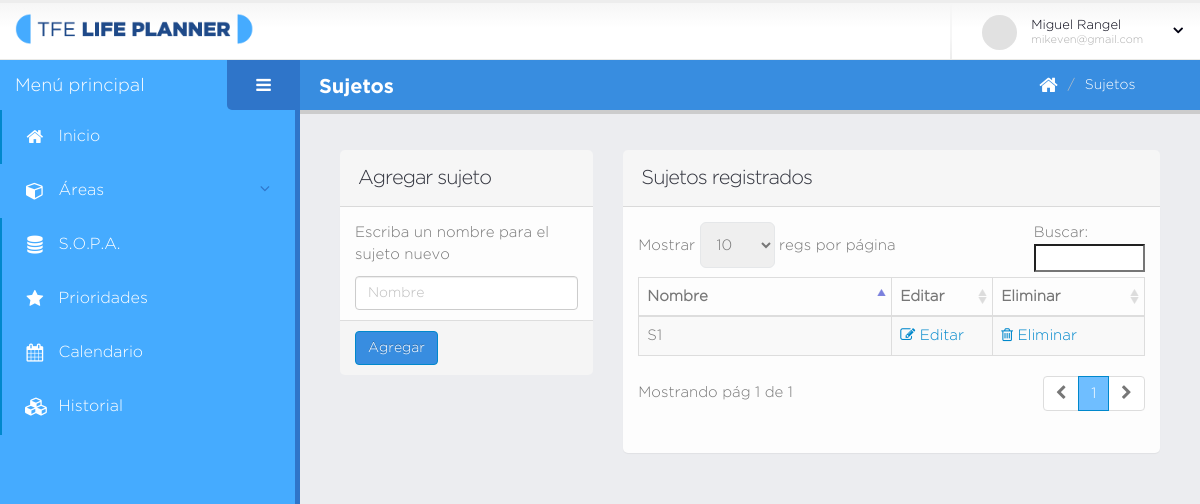
Page /sujetos.php (signed in) on the earlier database version.
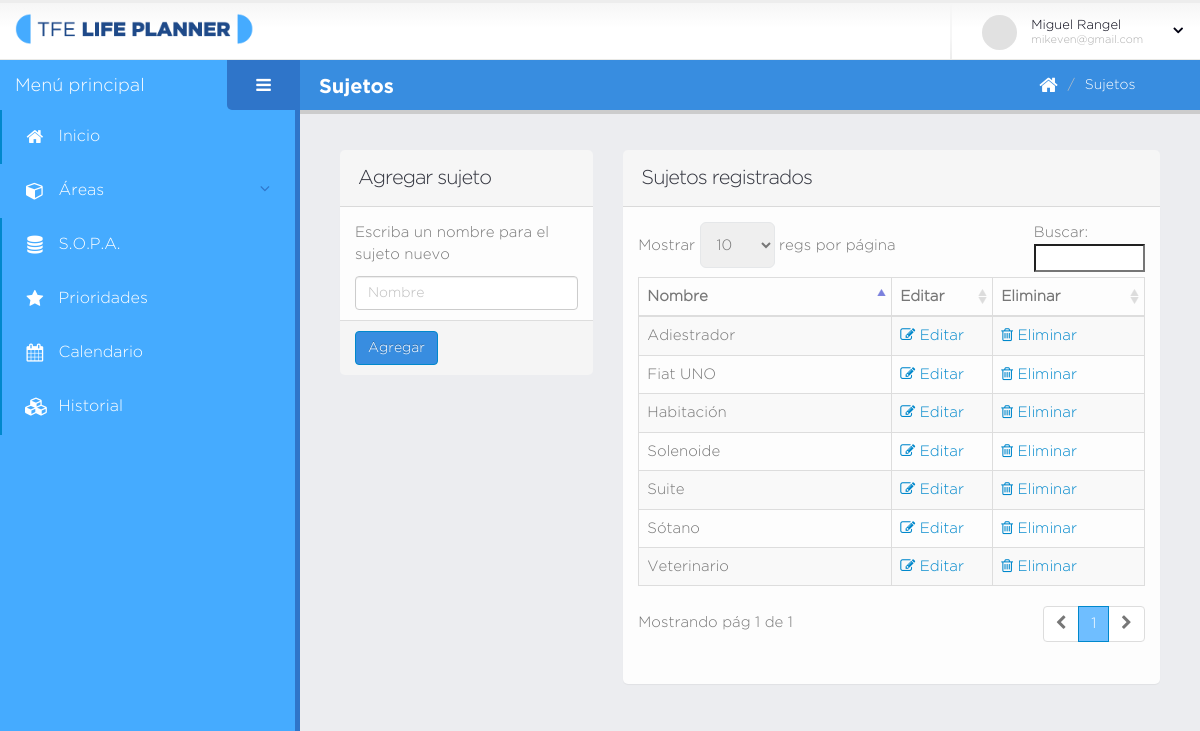
Same page on the later database version.
### tables this page shows
CREATE TABLE `sujeto` (
  `id` int(11) NOT NULL,
  `nombre` varchar(140) NOT NULL,
  `creado` datetime DEFAULT NULL,
  `modificado` datetime DEFAULT NULL,
  `usuario_id` int(11) NOT NULL
);

### database/data-sujeto.php (called while the page is built, shortened)
<?php
	function obtenerListaSujetos( $dbh, $idu ){
		$q = "select * from sujeto where usuario_id = $idu";
		return obtenerListaRegistros( mysqli_query( $dbh, $q ) );
	}
?>

### database/bd.php (called while the page is built, shortened)
<?php
	function obtenerListaRegistros( $data ){
		$lista_c = array();
		if( $data ){
			while( $c = mysqli_fetch_array( $data ) ){
				$lista_c[] = $c;
			}
		}
		return $lista_c;
	}
?>

### sujetos.php (the view, shortened to what this page needs)
<?php
    include( "database/bd.php" );
    include( "database/data-acceso.php" );
    include( "database/data-sujeto.php" );
    $titulo_pagina = "Sujetos";
    $idu = $_SESSION["user"]["id"];
    $sujetos = obtenerListaSujetos( $dbh, $idu );
?>
<!doctype html>
<html class="fixed">
	<head>
		<link rel="stylesheet" href="assets/vendor/bootstrap/css/bootstrap.css" />
		<link rel="stylesheet" href="assets/vendor/font-awesome/css/font-awesome.css" />
		<link rel="stylesheet" href="assets/vendor/magnific-popup/magnific-popup.css" />
		<link rel="stylesheet" href="assets/vendor/bootstrap-datepicker/css/datepicker3.css" />
		<link rel="stylesheet" href="assets/vendor/pnotify/pnotify.custom.css" />
		<link rel="stylesheet" href="assets/vendor/select2/select2.css" />
		<link rel="stylesheet" href="assets/vendor/jquery-datatables-bs3/assets/css/datatables.css" />
		<link rel="stylesheet" href="assets/stylesheets/theme.css" />
		<link rel="stylesheet" href="assets/stylesheets/skins/default.css" />
		<link rel="stylesheet" href="assets/stylesheets/theme-custom.css">
	</head>
	<body>
		<section class="body">
			<?php include( "secciones/header.php" ); ?>
			<div class="inner-wrapper">
				<?php include( "secciones/navegacion.php" ); ?>
				<section role="main" class="content-body">
					<?php include( "secciones/titulo_pagina.php" ); ?>
					<div class="row">
						<div class="col-md-4 col-sm-6 col-xs-12">
							<section class="panel">
								<form id="frm-nuevo-sujeto" class="form-horizontal">
									<header class="panel-heading">
										<h2 class="panel-title">Agregar sujeto</h2>
									</header>
									<div class="panel-body">
										<p class="p_inst">Escriba un nombre para el sujeto nuevo</p>
										<div class="row form-group">
											<div class="col-lg-12">
												<input type="text" name="nombre" placeholder="Nombre" class="form-control" required>
											</div>
										</div>
									</div>
									<footer class="panel-footer">
										<button class="btn btn-primary" type="submit">Agregar</button>
									</footer>
								</form>
							</section>
						</div>
						<div class="col-md-8 col-sm-6 col-xs-12">
							<section class="panel">
								<header class="panel-heading">
									<h2 class="panel-title">Sujetos registrados</h2>
								</header>
								<div id="tabla_areas" class="panel-body">
									<table id="datatable-default"
									class="table table-bordered table-striped mb-none" >
										<thead>
											<tr>
												<th width="50%">Nombre</th>
												<th width="20%">Editar</th>
												<th width="30%">Eliminar</th>
											</tr>
										</thead>
										<tbody>
											<?php foreach ( $sujetos as $s ) { ?>
											<tr class="gradeX">
												<td><?php echo $s["nombre"] ?></td>
												<td>
													<a href="editar-sujeto.php?id=<?php echo $s["id"]?>">
												<i class="fa fa-edit"></i> Editar</a>
												</td>
												<td>
													<a href="#confirmar-accion"
													class="modal-sizes modal-with-zoom-anim elim_area"
													data-ida="<?php echo $s["id"] ?>">
														<i class="fa fa-trash-o"></i> Eliminar
													</a>
												</td>
											</tr>
											<?php } ?>
										</tbody>
									</table>
								</div>
							</section>
						</div>
					</div>
				</section>
			</div>
		</section>
	</body>
</html>

### secciones/header.php (shortened to what this page needs)
<?php
	$usuario = $_SESSION["user"];
?>
<header class="header">
	<div class="container_">
		<div class="logo-container">
			<a href="home.php" class="logo">
				<img src="img/logo-navbar.png" alt="TFE" width="80%" />
			</a>
		</div>
		<div class="header-right">
			<span class="separator"></span>
			<div id="userbox" class="userbox">
				<a href="#" data-toggle="dropdown">
					<figure class="profile-picture">
						<img src="assets/images/!logged-user.jpg" alt="" class="img-circle" data-lock-picture="assets/images/!logged-user.jpg" />
					</figure>
					<div class="profile-info" data-lock-name="<?php echo $usuario["nombre"]?>" data-lock-email="<?php echo $usuario["email"]?>">
						<span class="name"><?php echo $usuario["nombre"]?></span>
						<span class="role"><?php echo $usuario["email"]?></span>
					</div>
					<i class="fa custom-caret"></i>
				</a>
			</div>
		</div>
	</div>
</header>

### secciones/navegacion.php (shortened to what this page needs)
<aside id="sidebar-left" class="sidebar-left">
	<div class="sidebar-header">
		<div class="sidebar-title">
			Menú principal
		</div>
		<div class="sidebar-toggle hidden-xs" data-toggle-class="sidebar-left-collapsed" data-target="html" data-fire-event="sidebar-left-toggle">
			<i class="fa fa-bars" aria-label="Toggle sidebar"></i>
		</div>
	</div>
	<div class="nano">
		<div class="nano-content">
			<nav id="menu" class="nav-main" role="navigation">
				<ul class="nav nav-main">
					<li class="nav-active">
						<a href="home.php">
							<i class="fa fa-home" aria-hidden="true"></i>
							<span>Inicio</span>
						</a>
					</li>
					<li class="nav-parent">
						<a>
							<i class="fa fa-cube" aria-hidden="true"></i>
							<span>Áreas</span>
						</a>
					</li>
					<li class="nav-active">
						<a href="s-o-p-a.php">
							<i class="fa fa-database" aria-hidden="true"></i>
							<span>S.O.P.A.</span>
						</a>
					</li>
					<li class="nav-active">
						<a href="#!">
							<i class="fa fa-star" aria-hidden="true"></i>
							<span>Prioridades</span>
						</a>
					</li>
					<li class="nav-active">
						<a href="#!">
							<i class="fa fa-calendar" aria-hidden="true"></i>
							<span>Calendario</span>
						</a>
					</li>
					<li class="nav-active">
						<a href="#!">
							<i class="fa fa-cubes" aria-hidden="true"></i>
							<span>Historial</span>
						</a>
					</li>
				</ul>
			</nav>
			<hr class="separator" />
			<hr class="separator" />
		</div>
	</div>
</aside>

### secciones/titulo_pagina.php
<header class="page-header">
	<h2><?php echo $titulo_pagina; ?></h2>
	<div class="right-wrapper pull-right">
		<ol class="breadcrumbs">
			<li>
				<a href="home.php">
					<i class="fa fa-home"></i>
				</a>
			</li>
			<li><span><?php echo $titulo_pagina; ?></span></li>
		</ol>
		<a class="sidebar-right-toggle" data-open=""></a>
	</div>
</header>

### assets/stylesheets/skins/default.css (style rules this page uses)
a, .btn-link { color: #0088cc; }
body .btn-primary { color: #ffffff; text-shadow: 0 -1px 0 rgba(0, 0, 0, 0.25); background-color: #388de0; border-color: #0088cc; }
ul.nav-main > li.nav-active > a { box-shadow: 2px 0 0 #0088cc inset; }

Differences in the rows shown:
changed sujeto: nombre "S1" → "Solenoide"
added sujeto: nombre "Habitación"
added sujeto: nombre "Suite"
added sujeto: nombre "Sótano"
added sujeto: nombre "Fiat UNO"
added sujeto: nombre "Veterinario"
added sujeto: nombre "Adiestrador"
